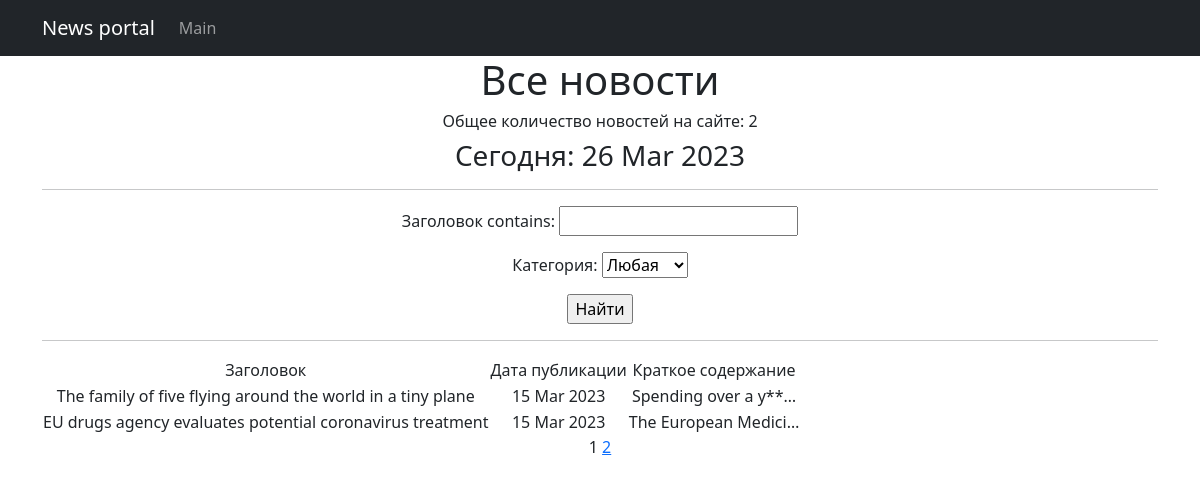
The page /news/ on the database as committed earlier.
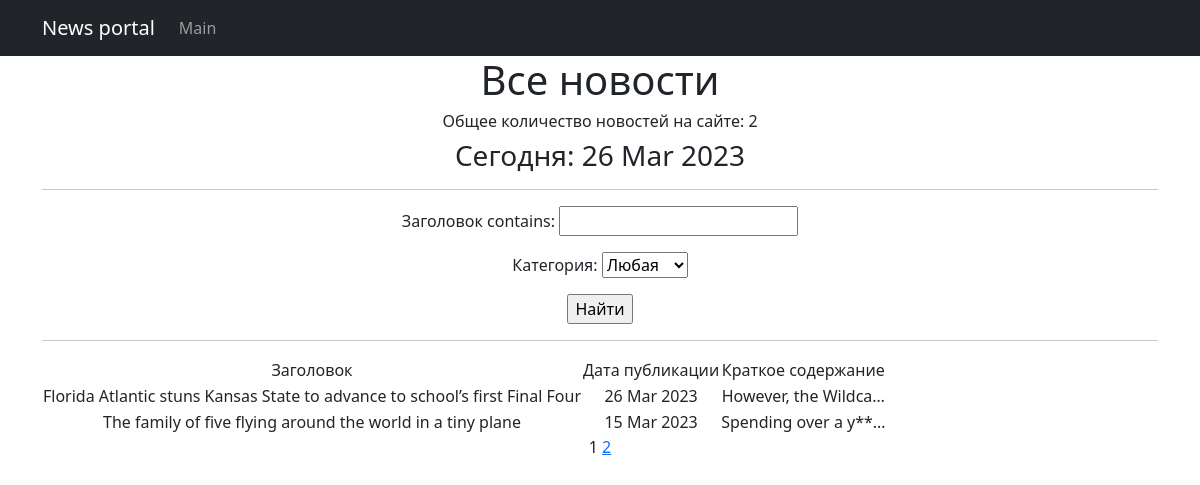
The same page on the database as committed later.
### chitchat/models.py (models this page shows, shortened)
class Post(models.Model):
    news = 'N'
    article = 'A'
    POST_TYPES = [
        (news, 'Новость'),
        (article, 'Статья')
    ]
    author = models.ForeignKey(Author, on_delete=models.CASCADE, verbose_name='автор')
    post_type = models.CharField(
        max_length=1, choices=POST_TYPES,
        default=article, verbose_name='тип новости'
    )
    time_creation = models.DateTimeField(auto_now_add=True)
    post_category = models.ManyToManyField(Category, through='PostCategory')
    title = models.CharField(max_length=100, unique=True, verbose_name='заголовок')
    text = models.TextField(verbose_name='текст')
    rating = models.IntegerField(default=0, verbose_name='рейтинг')
    class Meta:
        verbose_name = 'новость'
        verbose_name_plural = 'новости'

### chitchat/views.py (the view)
# urls.py: path('', PostList.as_view()),
class PostList(ListView):
    model = Post
    ordering = '-time_creation'
    template_name = 'news.html'
    context_object_name = 'news'
    paginate_by = 2
    def get_queryset(self):
        queryset = super().get_queryset()
        self.filterset = PostFilter(self.request.GET, queryset)
        return self.filterset.qs
    def get_context_data(self, **kwargs):
        context = super().get_context_data(**kwargs)
        context['filterset'] = self.filterset
        return context

### chitchat/models.py (called while the page is built)
    def __str__(self):
        return f'{self.name}'

### chitchat/templatetags/censor_filter.py (called while the page is built)
@register.filter()
def censor(text):
    for word in text.split():
        if word.lower() in RUDE_WORDS:
            text = text.replace(word, f"{word[0]}{'*'*(len(word)-1)}")
    return text

### chitchat/templatetags/custom_tags.py (called while the page is built)
@register.simple_tag()
def current_time(format_string='%b %d %Y'):
    return datetime.utcnow().strftime(format_string)

@register.simple_tag(takes_context=True)
def url_replace(context, **kwargs):
    d = context['request'].GET.copy()
    for k, v in kwargs.items():
        d[k] = v
    return d.urlencode()

### templates/news.html (shortened to what this page needs)
{% extends 'flatpages/default.html' %}
{% load censor_filter %}
{% load custom_tags %}
{% block content %}
    <h1>Все новости</h1>
    <h6>Общее количество новостей на сайте: {{ news|length }}</h6>
    <h3>Сегодня: {% current_time '%d %b %Y' %}</h3>
    <hr>
    <form action="" method="get">
        {{ filterset.form.as_p }}
        <input type="submit" value="Найти" />
    </form>
    <hr>
    {% if news %}
        <table>
            <tr>
                <td>Заголовок</td>
                <td>Дата публикации</td>
                <td>Краткое содержание</td>
            </tr>
            {% for post in news %}
            <tr>
                <td>{{ post.title }}</td>
                <td>{{ post.time_creation|date:'d M Y' }}</td>
                <td>{{ post.text|censor|truncatechars:20 }}</td>
            </tr>
            {% endfor %}
        </table>
    {% else %}
        <h2>Новостей нет!</h2>
    {% endif %}
    {{ page_obj.number }}
    {% if page_obj.has_next %}
        <a href="?{% url_replace page=page_obj.next_page_number %}">{{ page_obj.next_page_number }}</a>
    {% endif %}
{% endblock content %}

### templates/flatpages/default.html (shortened to what this page needs)
<!DOCTYPE html>
{% load static %}
<html lang="en">
    <head>
        <link href="{% static 'css/styles.css' %}" rel="stylesheet" />
    </head>
    <body>
        <nav class="navbar navbar-expand-lg navbar-dark bg-dark static-top">
            <div class="container">
                <a class="navbar-brand" href="#">News portal</a>
                <div class="collapse navbar-collapse" id="navbarResponsive">
                    <ul class="navbar-nav ml-auto">
                        <li class="nav-item">
                            <a class="nav-link" href="/news/">Main</a>
                        </li>
                    </ul>
                </div>
            </div>
        </nav>
        <div class="container">
            <div class="row">
                <div class="col-lg-12 text-center">
                    {% block content %}{% endblock content %}
                </div>
            </div>
        </div>
    </body>
</html>

Rows that differ between the two databases and show on the page:
no longer on this page (row unchanged): Post: title "EU drugs agency evaluates potential coronavirus treatment", time_creation "15 Mar 2023", text|censor "The European Medici…"
added Post: title "Florida Atlantic stuns Kansas State to advance to school’s first Final Four", time_creation "26 Mar 2023", text|censor "However, the Wildca…"
